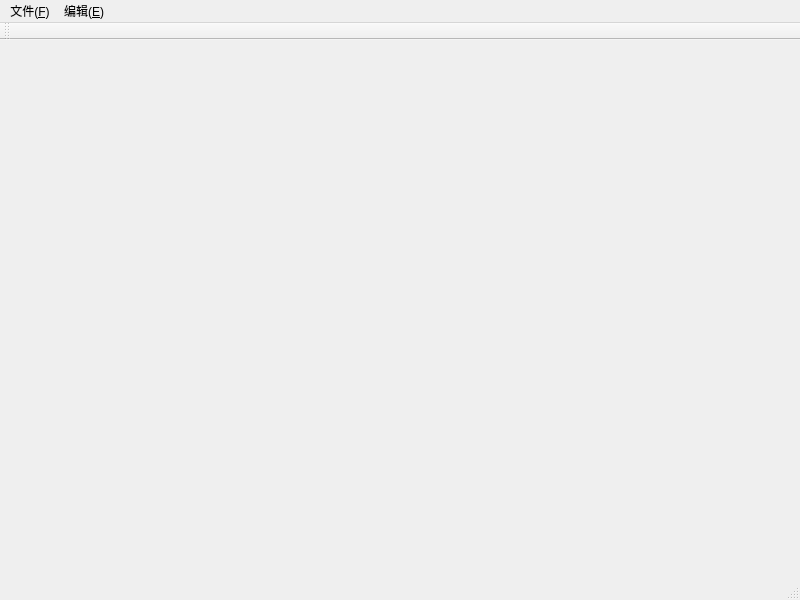
<?xml version="1.0" encoding="UTF-8"?>
<ui version="4.0">
 <class>MainWindow</class>
 <widget class="QMainWindow" name="MainWindow">
  <property name="geometry">
   <rect>
    <x>0</x>
    <y>0</y>
    <width>800</width>
    <height>600</height>
   </rect>
  </property>
  <property name="windowTitle">
   <string>MainWindow</string>
  </property>
  <widget class="QWidget" name="centralwidget"/>
  <widget class="QMenuBar" name="menubar">
   <property name="geometry">
    <rect>
     <x>0</x>
     <y>0</y>
     <width>800</width>
     <height>26</height>
    </rect>
   </property>
   <widget class="QMenu" name="File">
    <property name="title">
     <string>文件(&amp;F)</string>
    </property>
    <addaction name="CreateNewFileAction"/>
    <addaction name="NewFileAction"/>
    <addaction name="CloseFileAction"/>
   </widget>
   <widget class="QMenu" name="Edit">
    <property name="title">
     <string>编辑(&amp;E)</string>
    </property>
   </widget>
   <addaction name="File"/>
   <addaction name="Edit"/>
  </widget>
  <widget class="QStatusBar" name="statusbar"/>
  <widget class="QToolBar" name="toolBar">
   <property name="windowTitle">
    <string>toolBar</string>
   </property>
   <attribute name="toolBarArea">
    <enum>TopToolBarArea</enum>
   </attribute>
   <attribute name="toolBarBreak">
    <bool>false</bool>
   </attribute>
  </widget>
  <action name="CreateNewFileAction">
   <property name="text">
    <string>新建</string>
   </property>
   <property name="toolTip">
    <string>新建</string>
   </property>
   <property name="shortcut">
    <string>Ctrl+Shift+O</string>
   </property>
  </action>
  <action name="NewFileAction">
   <property name="text">
    <string>打开</string>
   </property>
   <property name="toolTip">
    <string>dakai</string>
   </property>
   <property name="shortcut">
    <string>Ctrl+N</string>
   </property>
  </action>
  <action name="CloseFileAction">
   <property name="text">
    <string>关闭</string>
   </property>
   <property name="toolTip">
    <string>关闭</string>
   </property>
   <property name="shortcut">
    <string>Ctrl+S</string>
   </property>
  </action>
 </widget>
 <resources/>
 <connections/>
</ui>
